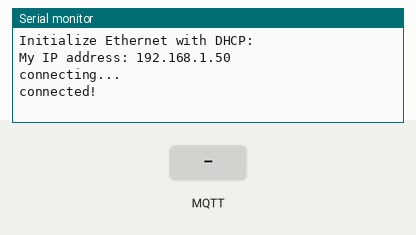
The sketch below on a simulated Arduino Uno, built with avr-gcc and run on an emulated ATmega328P. Parts: the last lines printed to the serial monitor. The inputs (shaded band) are chosen by the test bench. WiFi joins after 1.5 s; servers stay silent unless stated; no MQTT or app messages arrive unless stated.

Above: at 2.7 s.
2.8 s: MQTT message "/TopicOfChoice" arrives on the first subscribed topic
At 3.5 s:
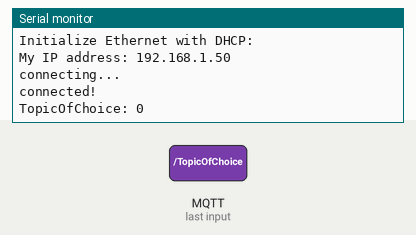
4.3 s: MQTT message "1" arrives on the first subscribed topic
At 4.6 s:
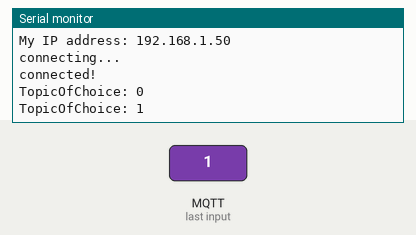

Measured:
- after the input at 2.8 s, the serial monitor: prints a new line at once (image 1)
- after the input at 4.3 s, the serial monitor: prints a new line at once (image 2)

The sketch:

Ethernet-Shiftr.ino
```cpp
// This example uses an Arduino Uno together with
// an Ethernet Shield to connect to shiftr.io.
// It also automatically asks for an IP address. This code was taken from
// EXAMPLES/Ethernet/DhcpAddressPrinter
//
// You can see the information here"

// by Joël Gähwiler
// https://github.com/256dpi/arduino-mqtt

#include <Ethernet.h>
//#include <Dhcp.h>
#include <MQTT.h>
#include <SPI.h> //from DhcpAddressPrinter

    // from DhcpAddressPrinter
                byte mac[] = {
                  0x00, 0xAA, 0xBB, 0xCC, 0xDE, 0x11 /*change mac address everytime - so it is different from other MAC addresses
                  on send arduino */
                };
    // end from DhcpAddressPrinter

EthernetClient net;
MQTTClient client;
int variableName;
int topicOfChoiceVaiable;


void setup() {
  Serial.begin(9600);
// from DhcpAddressPrinter
  // start the Ethernet connection:
  Serial.println("Initialize Ethernet with DHCP:");
  if (Ethernet.begin(mac) == 0) {
    Serial.println("Failed to configure Ethernet using DHCP");
    if (Ethernet.hardwareStatus() == EthernetNoHardware) {
      Serial.println("Ethernet shield was not found.  Sorry, can't run without hardware. :(");
    } else if (Ethernet.linkStatus() == LinkOFF) {
      Serial.println("Ethernet cable is not connected.");
    }
    // no point in carrying on, so do nothing forevermore:
    while (true) {
      delay(1);
    }
  }
  // print your local IP address:
  Serial.print("My IP address: ");
  Serial.println(Ethernet.localIP());
// end from DhcpAddressPrinter

  client.begin("public.cloud.shiftr.io", net);
  client.onMessage(messageReceived); // call this function (message received) whenever there is a message

  connect();
}

void loop() {

  client.loop();

  if (!client.connected()) {
      connect();
  }


  // from DhcpAddressPrinter
    switch (Ethernet.maintain()) {
    case 1:
      //renewed fail
      Serial.println("Error: renewed fail");
      break;

    case 2:
      //renewed success
      Serial.println("Renewed success");
      //print your local IP address:
      Serial.print("My IP address: ");
      Serial.println(Ethernet.localIP());
      break;

    case 3:
      //rebind fail
      Serial.println("Error: rebind fail");
      break;

    case 4:
      //rebind success
      Serial.println("Rebind success");
      //print your local IP address:
      Serial.print("My IP address: ");
      Serial.println(Ethernet.localIP());
      break;

    default:
      //nothing happened
      break;

  }
  // end from DhcpAddressPrinter

}

void connect() { // connects to Shiftr
  Serial.print("connecting...");

  while (!client.connect("ClientID", "nameOfInstance", "TokenSecret")) {
    Serial.print(".");
    delay(1000);
  }

  Serial.println("\nconnected!"); //  '/n' means start at new line

// subscribe to all of the topics
  client.subscribe("/TopicOfChoice"); //     '/' all names start with a slash

}


void publishValues() {  // This is it's own function - you can call it when you need it - or just put the below code where you need it.

  client.publish("/Topic/Name", String(variableName));  // Publish to Shiftr
  Serial.print("variableName : ");
  Serial.println(variableName);


}

void messageReceived(String &topic, String &payload) {   // string is a type of variable - a series of characters (topic= /WetSoil  payload= the value

  if (topic == "/TopicOfChoice"){
   topicOfChoiceVaiable = payload.toInt();;  // this stores Light into 1st position of array
  }

  Serial.print("TopicOfChoice: " );
  Serial.println(topicOfChoiceVaiable);

  //or: Serial.println("incoming: " + topic + " - " + payload);  // To print all values to Serial


}
```
